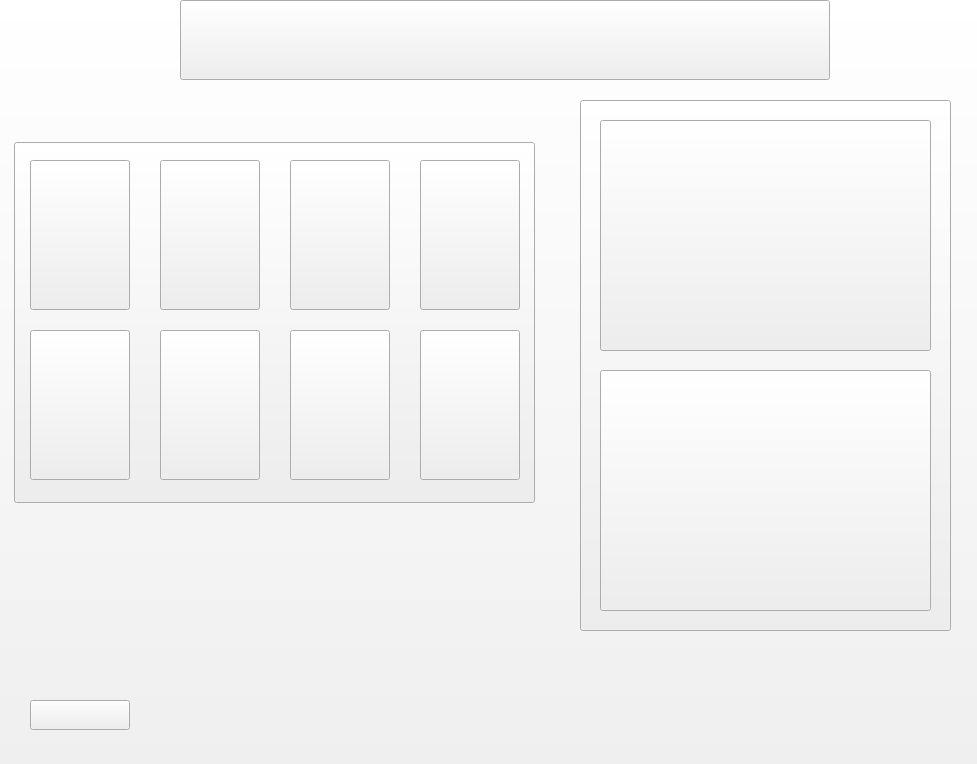
<?xml version="1.0" encoding="UTF-8"?>
<ui version="4.0">
 <class>Form</class>
 <widget class="QWidget" name="Form">
  <property name="geometry">
   <rect>
    <x>0</x>
    <y>0</y>
    <width>977</width>
    <height>764</height>
   </rect>
  </property>
  <property name="windowTitle">
   <string>Form</string>
  </property>
  <widget class="QPushButton" name="fon">
   <property name="geometry">
    <rect>
     <x>-3</x>
     <y>-3</y>
     <width>1000</width>
     <height>900</height>
    </rect>
   </property>
   <property name="text">
    <string/>
   </property>
  </widget>
  <widget class="QPushButton" name="fon2">
   <property name="geometry">
    <rect>
     <x>580</x>
     <y>100</y>
     <width>371</width>
     <height>531</height>
    </rect>
   </property>
   <property name="text">
    <string/>
   </property>
  </widget>
  <widget class="QPushButton" name="foto">
   <property name="geometry">
    <rect>
     <x>600</x>
     <y>120</y>
     <width>331</width>
     <height>231</height>
    </rect>
   </property>
   <property name="text">
    <string/>
   </property>
  </widget>
  <widget class="QPushButton" name="opis">
   <property name="geometry">
    <rect>
     <x>600</x>
     <y>370</y>
     <width>331</width>
     <height>241</height>
    </rect>
   </property>
   <property name="text">
    <string/>
   </property>
  </widget>
  <widget class="QPushButton" name="vihod">
   <property name="geometry">
    <rect>
     <x>30</x>
     <y>700</y>
     <width>100</width>
     <height>30</height>
    </rect>
   </property>
   <property name="text">
    <string/>
   </property>
  </widget>
  <widget class="QPushButton" name="tekst">
   <property name="geometry">
    <rect>
     <x>180</x>
     <y>0</y>
     <width>650</width>
     <height>80</height>
    </rect>
   </property>
   <property name="text">
    <string/>
   </property>
  </widget>
  <widget class="QPushButton" name="pushButton_01">
   <property name="geometry">
    <rect>
     <x>30</x>
     <y>160</y>
     <width>100</width>
     <height>150</height>
    </rect>
   </property>
   <property name="text">
    <string/>
   </property>
  </widget>
  <widget class="QPushButton" name="pushButton_02">
   <property name="geometry">
    <rect>
     <x>160</x>
     <y>160</y>
     <width>100</width>
     <height>150</height>
    </rect>
   </property>
   <property name="text">
    <string/>
   </property>
  </widget>
  <widget class="QPushButton" name="pushButton_03">
   <property name="geometry">
    <rect>
     <x>290</x>
     <y>160</y>
     <width>100</width>
     <height>150</height>
    </rect>
   </property>
   <property name="text">
    <string/>
   </property>
  </widget>
  <widget class="QPushButton" name="pushButton_04">
   <property name="geometry">
    <rect>
     <x>420</x>
     <y>160</y>
     <width>100</width>
     <height>150</height>
    </rect>
   </property>
   <property name="text">
    <string/>
   </property>
  </widget>
  <widget class="QPushButton" name="pushButton_05">
   <property name="geometry">
    <rect>
     <x>30</x>
     <y>330</y>
     <width>100</width>
     <height>150</height>
    </rect>
   </property>
   <property name="text">
    <string/>
   </property>
  </widget>
  <widget class="QPushButton" name="pushButton_06">
   <property name="geometry">
    <rect>
     <x>160</x>
     <y>330</y>
     <width>100</width>
     <height>150</height>
    </rect>
   </property>
   <property name="text">
    <string/>
   </property>
  </widget>
  <widget class="QPushButton" name="pushButton_07">
   <property name="geometry">
    <rect>
     <x>290</x>
     <y>330</y>
     <width>100</width>
     <height>150</height>
    </rect>
   </property>
   <property name="text">
    <string/>
   </property>
  </widget>
  <widget class="QPushButton" name="pushButton_08">
   <property name="geometry">
    <rect>
     <x>420</x>
     <y>330</y>
     <width>100</width>
     <height>150</height>
    </rect>
   </property>
   <property name="text">
    <string/>
   </property>
  </widget>
  <widget class="QPushButton" name="fon3">
   <property name="geometry">
    <rect>
     <x>14</x>
     <y>142</y>
     <width>521</width>
     <height>361</height>
    </rect>
   </property>
   <property name="text">
    <string/>
   </property>
  </widget>
  <zorder>fon</zorder>
  <zorder>fon2</zorder>
  <zorder>foto</zorder>
  <zorder>opis</zorder>
  <zorder>tekst</zorder>
  <zorder>fon3</zorder>
  <zorder>pushButton_01</zorder>
  <zorder>pushButton_02</zorder>
  <zorder>pushButton_03</zorder>
  <zorder>pushButton_04</zorder>
  <zorder>pushButton_05</zorder>
  <zorder>pushButton_07</zorder>
  <zorder>pushButton_06</zorder>
  <zorder>vihod</zorder>
  <zorder>pushButton_08</zorder>
 </widget>
 <resources/>
 <connections/>
</ui>
